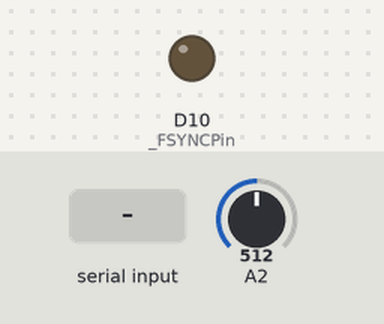
The sketch below on a simulated Arduino Zero (SAMD21). Parts: output pins drawn as LEDs (lit = HIGH). The inputs (shaded band) are chosen by the test bench; at power-on: A2 = 512 (analog values on the 0–1023 scale). What the sketch prints to the serial monitor is not drawn.

Above: at 0.01 s.
At 1.2 s:
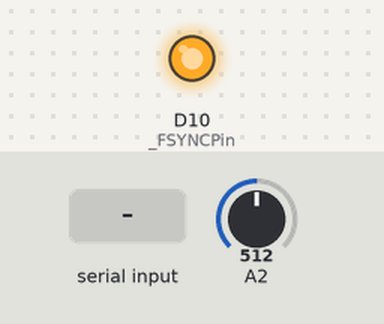
1.3 s: "r90\n" received over Serial
3.8 s: "r,45\n" received over Serial
6.3 s: "f90\n" received over Serial
Timing chart, 0 to 9.3 s (numbered marks = the images above; inputs shaded):
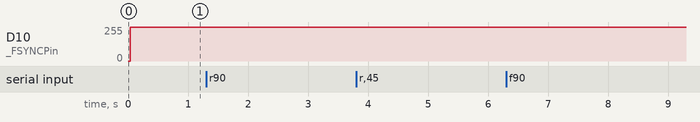

The sketch:

MiniGen_IBM4.ino
```cpp
#include "src\\SparkFun_MiniGen_IBM4.h"

unsigned long delay_val = 100; // delay value in units of ms
float FMIN = 5.0; // Minimum frequency setting for the board
float FMAX = 3000000.0; // Maximum frequency setting for the board 3 MHz

int val = 0;
int chan = 0;
int N = 512;

void setup() {
  pinMode(A2, INPUT);
  analogReadResolution(12);

//  Serial.begin(460800);
  Serial.begin(9600);
  while (!Serial); // wait until Serial is ready

  MiniGen_reset();
  MiniGen_setMode(SINE);
  MiniGen_setFrequency(500.0); // Sets the frequency to be 500 Hz
}

void loop() {

  if (Serial.available()) {
    String input = Serial.readString();
    char ch = input[0];

    if (ch == 'r') {
      input.remove(0, 1);
      val = input.toInt();
      int i, Ainput[val];

      for (i = 0; i < val; i++) {
        Ainput[i] = analogRead(A2);
      }

      Serial.print("Output = ");
      for (i = 0; i < val; i++) {
        if (i > 0) Serial.print(",");
        Serial.print(Ainput[i]);
      }
      Serial.println();
    }
    else if (ch == 'f') {
      input.remove(0, 1);
      float frequency = min( max( FMIN, input.toFloat() ), FMAX ); // save the frequency value, force it to output between limits
      // FMIN = 0.1 kHz, FMAX = 3000 kHz
      MiniGen_setFrequency(frequency);
      Serial.print("Frequency changed to ");
      Serial.print(frequency);
      Serial.println();
    }
    else if (ch == 'M') {
      input.remove(0, 2); // extract M: then get the mode value string
      if (input == "TRIANGLE") MiniGen_setMode(TRIANGLE);
      else if (input == "SQUARE") MiniGen_setMode(SQUARE);
      else if (input == "SINE") MiniGen_setMode(SINE);
      else input = "ERROR - UNRECOGNISED VALUE";
      Serial.print("Mode = ");
      Serial.println(input);
    }
  }
}
```

SparkFun_MiniGen_IBM4.cpp
```cpp
/****************************************************************
Controlling the Sparkfun MiniGen using an Adafruit M4 Itsybitsy

****************************************************************/
#include "SparkFun_MiniGen_IBM4.h"

uint16_t _FSYNCPin = 10;
uint16_t configReg = 0;
SPISettings mySettings;

void SPIWrite(uint16_t data)
{
  digitalWrite(_FSYNCPin, LOW);
  SPI.transfer((byte)(data >> 8));
  SPI.transfer((byte)data);
  digitalWrite(_FSYNCPin, HIGH);
  //  Serial.print("SPI:");
  //  Serial.println(data,HEX);
}

void MiniGen_reset(void)
{
  mySettings = SPISettings(40000000, MSBFIRST, SPI_MODE2);
  pinMode(_FSYNCPin, OUTPUT);  // Make the FSYCPin an output; this is analogous
  //  to chip select in most systems.
  pinMode(10, OUTPUT);
  digitalWrite(_FSYNCPin, HIGH);
  SPI.begin();

  uint32_t defaultFreq = freqCalc(200.0);
  SPI.beginTransaction(mySettings);
  adjustFreq(FREQ0, FULL, defaultFreq);
  adjustFreq(FREQ1, FULL, defaultFreq);
  adjustPhaseShift(PHASE0, 0x0000);
  adjustPhaseShift(PHASE1, 0x0000);
  SPIWrite(0x0100);
  SPIWrite(0x0000);
  // end reset
  SPI.endTransaction();
}

void MiniGen_setFrequency(float frequency)
{
  SPI.beginTransaction(mySettings);
  uint32_t freqReg = freqCalc(frequency); // freqCalc() makes a useful 32-bit value out of the frequency value
  adjustFreq(FREQ0, freqReg); // Adjust the frequency. This is a full 32-bit write.
  SPI.endTransaction();
}

uint32_t freqCalc(float desiredFrequency)
{
  return (uint32_t) (desiredFrequency / .0596046);
//  return (uint32_t) (desiredFrequency / .0931323);
}

void adjustPhaseShift(PHASEREG reg, uint16_t newPhase)
{
  // First, let's blank the top four bits. Just because it's the right thing
  //  to do, you know?
  newPhase &= ~0xF000;
  // Now, we need to set the top three bits to properly route the data.
  //  D15:D13 = 110 for PHASE0...
  if (reg == PHASE0) newPhase |= 0xC000;
  // ... and D15:D13 = 111 for PHASE1.
  else               newPhase |= 0xE000;
  SPIWrite(newPhase);
}

void setFreqAdjustMode(FREQADJUSTMODE newMode)
{
  // Start by clearing the bits in question.
  configReg &= ~0x3000;
  // Now, adjust the bits to match the truth table above.
  switch (newMode)
  {
    case COARSE:  // D13:12 = 01
      configReg |= 0x1000;
      break;
    case FINE:    // D13:12 = 00
      break;
    case FULL:    // D13:12 = 1x (we use 10)
      configReg |= 0x2000;
      break;
  }
  SPIWrite(configReg);
}

void adjustFreq(FREQREG reg, uint32_t newFreq)
{
  // We need to split the 32-bit input into two 16-bit values, blank the top
  //  two bits of those values, and set the top two bits according to the
  //  value of reg.
  // Start by acquiring the low 16-bits...
  uint16_t temp = (uint16_t)newFreq;
  // ...and blanking the first two bits.
  temp &= ~0xC000;
  // Now, set the top two bits according to the reg parameter.
  if (reg == FREQ0) temp |= 0x4000;
  else            temp |= 0x8000;
  // Now, we can write temp out to the device.
  SPIWrite(temp);
  // Okay, that's the lower 14 bits. Now let's grab the upper 14.
  temp = (uint16_t)(newFreq >> 14);
  // ...and now, we can just repeat the process.
  temp &= ~0xC000;
  // Now, set the top two bits according to the reg parameter.
  if (reg == FREQ0) temp |= 0x4000;
  else            temp |= 0x8000;
  // Now, we can write temp out to the device.
  SPIWrite(temp);
}

void adjustFreq(FREQREG reg, FREQADJUSTMODE mode, uint32_t newFreq)
{
  setFreqAdjustMode(mode);
  // Now, we can just call the normal 32-bit write.
  adjustFreq(reg, newFreq);
}

void MiniGen_setMode(MODE newMode)
{
  // We want to adjust the three bits in the config register that we're
  //  interested in without screwing up anything else. Unfortunately, this
  //  part is write-only, so we need to maintain a local shadow, adjust that,
  //  then write it.
  configReg &= ~0x002A; // Clear D5, D3, and D1.
  // This switch statement sets the appropriate bit in the config register.
  switch (newMode)
  {
    case TRIANGLE:
      configReg |= 0x0002;
      break;
    case SQUARE_2:
      configReg |= 0x0020;
      break;
    case SQUARE:
      configReg |= 0x0028;
      break;
    case SINE:
      configReg |= 0x0000;
      break;
  }
  SPI.beginTransaction(mySettings);
  SPIWrite(configReg); // Now write our shadow copy to the part.
  SPI.endTransaction();
}
```

SparkFun_MiniGen_IBM4.h
```cpp
/****************************************************************
Controlling the Sparkfun MiniGen using an Adafruit M4 Itsybitsy

****************************************************************/

#ifndef SparkFun_MiniGen_ISBY_h
#define SparkFun_MiniGen_ISBY_h

#include <Arduino.h>
#include <SPI.h>

enum MODE {TRIANGLE, SINE, SQUARE, SQUARE_2};
enum FREQREG {FREQ0, FREQ1};
enum PHASEREG {PHASE0, PHASE1};
enum FREQADJUSTMODE {FULL, COARSE, FINE};

void SPIWrite(uint16_t data);
uint32_t freqCalc(float desiredFrequency);
void adjustFreq(FREQREG reg, uint32_t newFreq);
void adjustFreq(FREQREG reg, FREQADJUSTMODE mode, uint32_t newFreq);
void adjustPhaseShift(PHASEREG reg, uint16_t newPhase);
void setFreqAdjustMode(FREQADJUSTMODE newMode);
void MiniGen_setMode(MODE newMode);
void MiniGen_setFrequency(float frequency);
void MiniGen_reset(void);

#endif
```

Measured:
- after the input at 1.3 s, every drawn part: stays the same
- after the input at 3.8 s, every drawn part: stays the same
